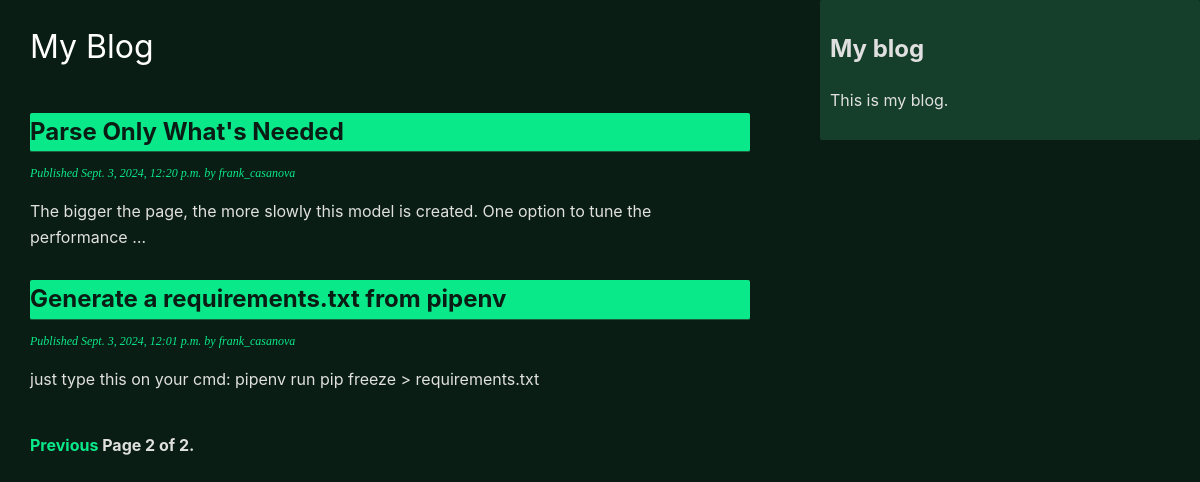
Screenshot of /?page=2 with the database file from the repository.
### blog/models.py (models this page shows, shortened)
class Post_djb(models.Model):
    class Status(models.TextChoices):
        DRAFT = 'd', 'Draft'
        PUBLISHED = 'p', 'Published'
    title = models.CharField(max_length=87)
    slug = models.SlugField(max_length=87, unique_for_date='publish')
    author = models.ForeignKey(settings.AUTH_USER_MODEL, on_delete=models.CASCADE, related_name='blog_posts')
    body = models.TextField()
    publish = models.DateTimeField(default=timezone.now)
    created = models.DateTimeField(auto_now_add=True)
    updated = models.DateTimeField(auto_now=True)
    status = models.CharField(max_length=1, choices=Status.choices, default=Status.DRAFT)
    objects = models.Manager()
    published = PublishedManager()
    class Meta:
        ordering = ['-publish']
        indexes = [
            models.Index(fields=['-publish']),
        ]
    def get_absolute_url(self):
        return reverse("blog:post_detail", args=[
            self.publish.year,
            self.publish.month,
            self.publish.day,
            self.slug
            ])

### blog/views.py (the view)
# urls.py: path('', views.PostListView.as_view(), name='post_list'),
class PostListView(ListView):
    queryset = Post_djb.published.all()
    context_object_name = 'posts'
    paginate_by = 4
    template_name = 'blog/post/list.html'

### blog/templates/blog/post/list.html (shortened to what this page needs)
{% extends "blog/base.html" %}
{% block content %}
  <h1>My Blog</h1>
  {% for post in posts %}
      <a href="{{ post.get_absolute_url }}">
        <h2 class="post-title">{{ post.title }}</h2>
      </a>
    <p class="date">
      Published {{ post.publish }} by {{ post.author }}
    </p>
    <div class="post-body">
      {{ post.body|truncatewords:17|linebreaks }}
    </div>
  {% endfor %}
  {% include "pagination.html" with page=page_obj %}
{% endblock %}

### blog/static/css/style.css (style rules this page uses)
body { margin: 0; padding: 0; font-family: 'Inter', sans-serif; background-color: #0A1D14; color: #E0E0E0; line-height: 1.6; transition: background-color 0.3s, color 0.3s; }
a { color: #0AE98A; text-decoration: none; transition: color 0.3s; }
h1 { font-weight: normal; color: #FFFFFF; animation: slideInDown 1s ease-in-out; }
h1 { padding-bottom: 10px; transition: border-color 0.3s; }
h2.post-title { border-bottom: 1px solid #1D5C3F; margin: 30px 0 0; color: #0A1D14; background-color: #0AE98A; cursor: pointer; transition: color 0.8s, background-color 0.8s; border-radius: 2px; }
p.date { color: #0AE98A; font-family: 'Georgia', serif; font-size: 12px; font-style: italic; }

### rows the page displays
Post_djb: title "Parse Only What's Needed", publish "Sept. 3, 2024, 12:20 p.m.", author "frank_casanova", body "The bigger the page, the more slowly this model is created. One option to tune the performance …"
Post_djb: title "Generate a requirements.txt from pipenv", publish "Sept. 3, 2024, 12:01 p.m.", author "frank_casanova", body "just type this on your cmd: pipenv run pip freeze > requirements.txt"

### other values shown
{{ page.number }} "2"
{{ page.paginator.num_pages }} "2"
